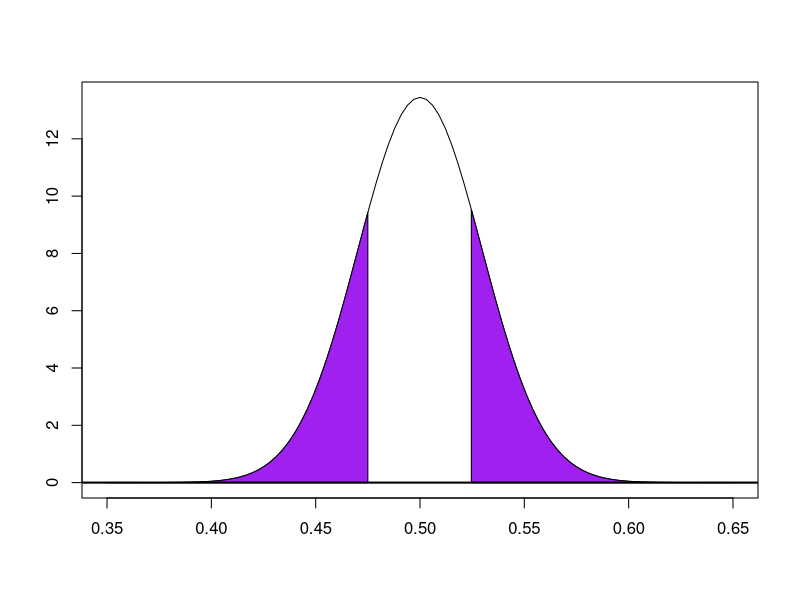

The R script that drew this image:
## ---- chunk 1
#Calculate the proportion
p_hat <-135/284
## ---- chunk 2
#calculate the standard deviation
sd <-sqrt((.5*.5)/284)
## ---- chunk 3
#graph the distribution
curve(dnorm(x, 0.5, sqrt((.5*.5)/284)), 0.35, 0.65, ylab = "", xlab = "")
x.region <-seq(from = 0.5246, to = 0.75, length.out = 100)
y.region <- dnorm(x.region, 0.5, sqrt((.5*.5)/284))
x2.region <-seq(from = 0.35, to = 0.475, length.out = 100)
y2.region <- dnorm(x2.region, 0.5, sqrt((.5*.5)/284))
region.x <-c(x.region[1], x.region, x.region[100])
region.y <-c(0, y.region, 0)
region.x2 <-c(x2.region[1], x2.region, x2.region[100])
region.y2 <-c(0, y2.region, 0)
#shade the region(s) of interest to represent the two-sided
polygon(region.x, region.y, col = "purple")
polygon(region.x2, region.y2, col = "purple")
abline(h = 0, lwd = 2)
## ---- chunk 4
#Calculate the z-score
zScore <-(p_hat-0.5)/sd
## ---- chunk 5
#Find the p-value to see  if it is significant enough 
pvalue <-dbinom(135, 284, 0.5)
pv <-dbinom(0:284, 284, 0.5)
actualPV<-sum(pv[pv<=pvalue])
actualPV
## ---- chunk 6
#calculate the exact binomial p-value
pb <-dbinom(135, 284, 0.5)
pb
px <-dbinom(0:284,284,0.5)
px
px[px<=pb]
expV <-sum(px[px<=pb])
## ---- chunk 7
#calculate the normal approximation
napprox <-2*pnorm(135/284, 0.5, sd)
## ---- chunk 8
#calculate the normal approximation with the continuity correction
cc <-2*pnorm(135.5/284, 0.5, sd)
## ---- chunk 9
sessionInfo()
